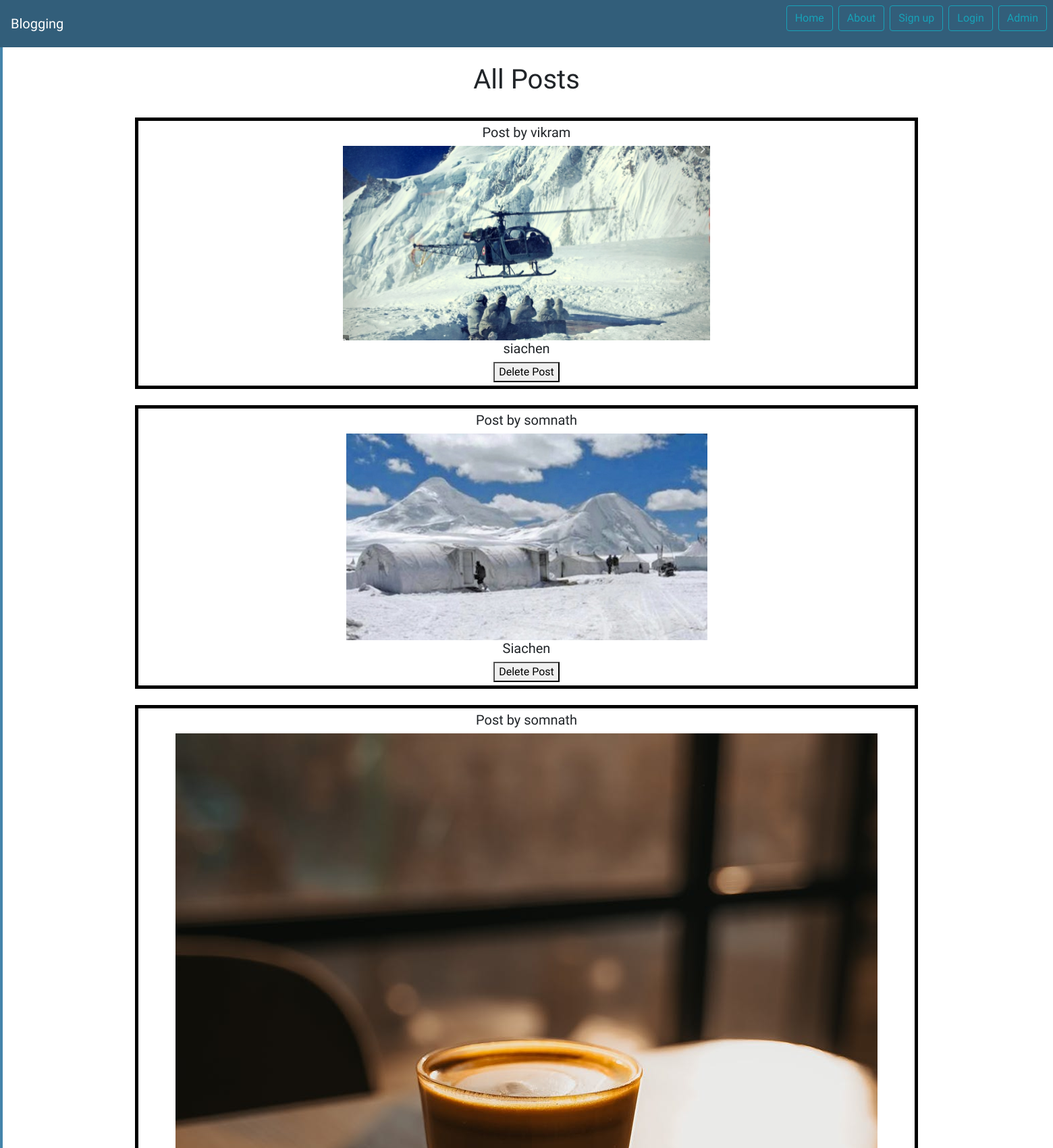
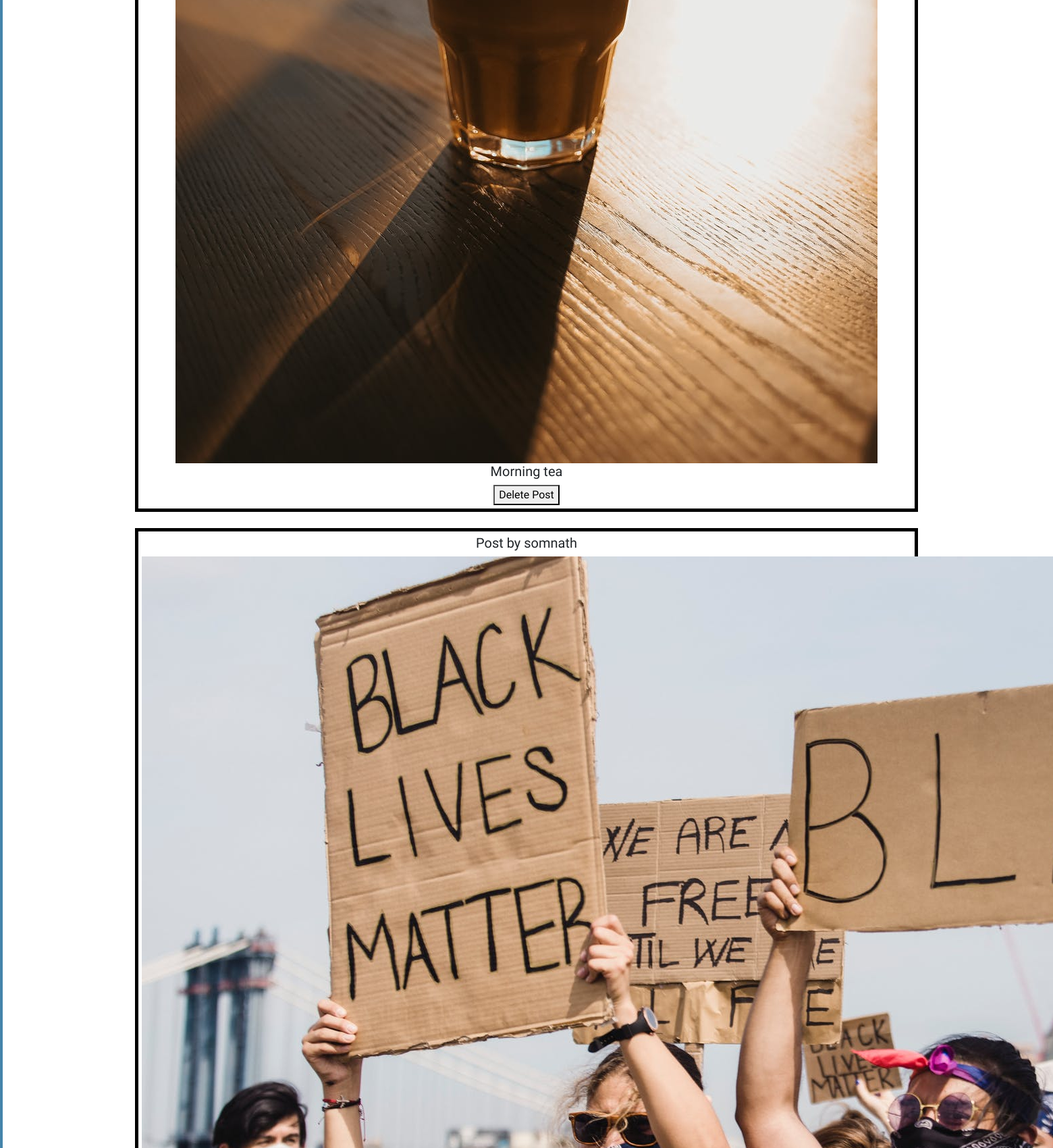
The page /viewadmin/ (upper part) on the database its author committed (2 pictures, top to bottom).
### home/models.py (models this page shows)
class Posts(models.Model):
    Image=models.ImageField(upload_to='images/', default='images/None/no-image.jpg')
    caption=models.TextField(max_length=1000)
    Username=models.CharField(max_length=20)
    time=models.DateTimeField(auto_now=True)
    Likes=models.TextField(max_length=10000,default='[]')

### home/views.py (the view)
# urls.py: path('viewadmin/',views.viewadmin),
def viewadmin(request):
    p=Posts.objects.all()
    return render(request,'adminview.html',{'post':p})

### home/templates/adminview.html (shortened to what this page needs)
<!DOCTYPE html>
<html>
    <head>
        {% extends 'home.html' %}
        {% block bodyhere %}
        <h1>All Posts </h1><br>
        {% for i in post %}
            <div style="border: thick solid black; padding: 5px; margin-left: 200px; margin-right: 200px;">
                <h5>Post by {{ i.Username }}</h5>
                <img src="{{ i.Image.url }}">
                <h5>{{ i.caption }}</h5>
                  <button onclick="deletepost({{i.id}})" id="del" data-toggle="modal" data-target="#deleteModal">Delete Post</button>
            </div><br>
            {% endfor %}
          {% endblock %}

### rows shown on the page
Posts: Username "vikram", Image (picture), caption "siachen"
Posts: Username "somnath", Image (picture), caption "Siachen"
Posts: Username "somnath", Image (picture), caption "Morning tea"
Posts: Username "somnath", Image (picture)
